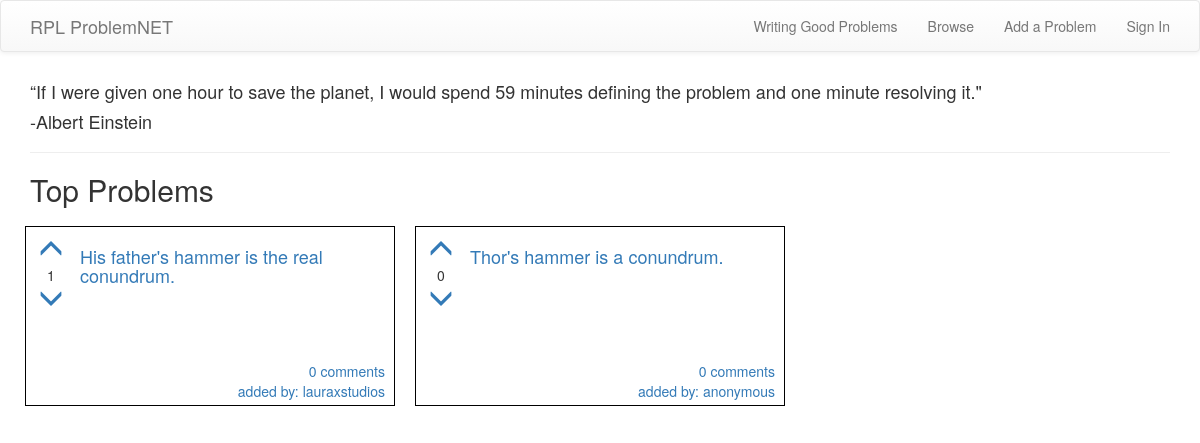
The app's page /, older data.
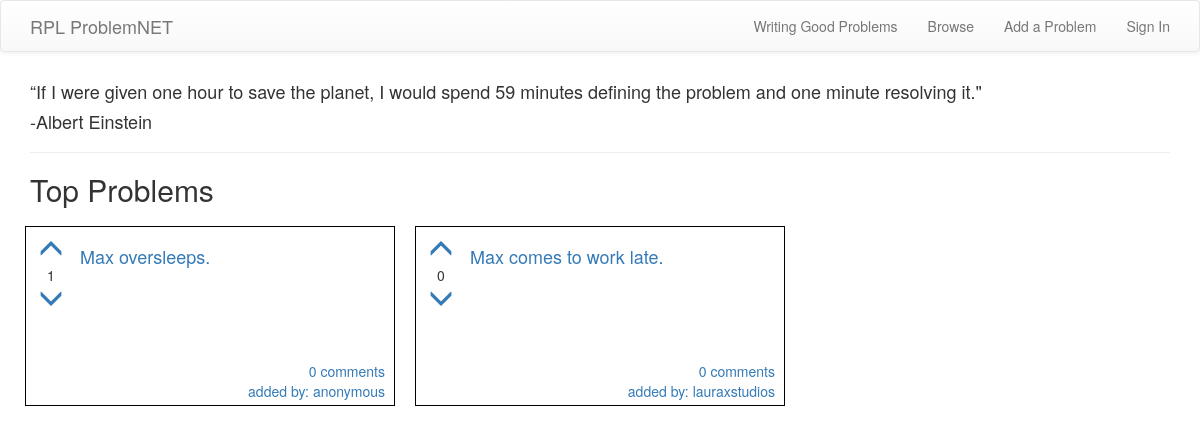
The same page, newer data.
### problems/models.py (models this page shows, shortened)
class Problem(models.Model):
    author = models.ForeignKey(User)
    anonymous_author = models.BooleanField(default=False)
    root_problem = models.ForeignKey('self', related_name='sub_problems', null=True)
    text = models.TextField()
    create_date = models.DateTimeField(default=timezone.now)
    published_date = models.DateTimeField(blank=True, null=True)
    upvotes = models.ManyToManyField(User, related_name='upvotes')
    downvotes = models.ManyToManyField(User, related_name='downvotes')
    def total_votes(self):
        return self.upvotes.count() - self.downvotes.count()

### problems/views.py (the view)
# urls.py: url(r'^$', views.index_topsix, name='home'),
def index_topsix(request):
    problems = models.Problem.objects.all()
    x = []
    for problem in problems:
        x.append((problem, problem.total_votes()))
    x = sorted(x, key=itemgetter(1), reverse=True)
    if len(x) >=9:
        x = x[:9]
    else:
        pass
    problems=x
    return render(request,'sitewide/index.html',{'problems':problems})

### templates/sitewide/index.html
{% extends "sitewide/base.html" %}
{% block content %}
  <h4>“If I were given one hour to save the planet, I would spend 59 minutes defining the problem and one minute resolving it."</h4>
  <h4>-Albert Einstein</h4>
  <hr>
  <h2>Top Problems</h2>
  <div class="row">
  {% for problem in problems %}
    <div class="col-lg-4 col-md-4 col-sm-6 box index_problemdiv">
        <div class="index_problemborder">
          <div class="list_upvotediv">
            <a class = "{% if user in problem.0.upvotes.all %}voted{%endif%}" {% if user.is_authenticated %} href="{% url 'problems:indexupvote' pk=problem.0.pk %}" {% else %} href="{% url "users:login" %}" {% endif %}>
              <div class="sub_upvotediv">
                  <span class="glyphicon glyphicon-menu-up ticker"></span>
              </div>
            </a>
            <div class="sub_upvotediv">
              <span>{{problem.0.total_votes}}</span>
            </div>
            <a class = "{% if user in problem.0.downvotes.all %}voted{%endif%}" {% if user.is_authenticated %} href="{% url 'problems:indexdownvote' pk=problem.0.pk %}" {% else %} href="{% url "users:login" %}" {% endif %}>
              <div class="sub_upvotediv">
                <span class="glyphicon glyphicon-menu-down ticker"></span>
              </div>
            </a>
          </div>
          <a href="{% url 'problems:problem_detail' pk=problem.0.pk %}">
            <div class="index_problemdescription">
              <h4>{{problem.0.text}}</h4>
              <div class="index_problemauthor">
                {{problem.0.comments.count}} comments
                <br>
                added by: {% if problem.0.anonymous_author %}anonymous{% else %}{{problem.0.author}}{%endif%}
              </div>
            </div>
          </a>
        </div>
    </div>
  {% endfor %}
  </div>
{% endblock %}

Row changes from the older to the newer data that the page shows:
removed Problem: id "1", text "His father's hammer is the real conundrum.", id "0", author.username "lauraxstudios"
removed Problem: id "0", text "Thor's hammer is a conundrum.", anonymous_author "anonymous"
added Problem: id "1", text "Max oversleeps.", id "0", anonymous_author "anonymous"
added Problem: id "0", text "Max comes to work late.", author.username "lauraxstudios"
